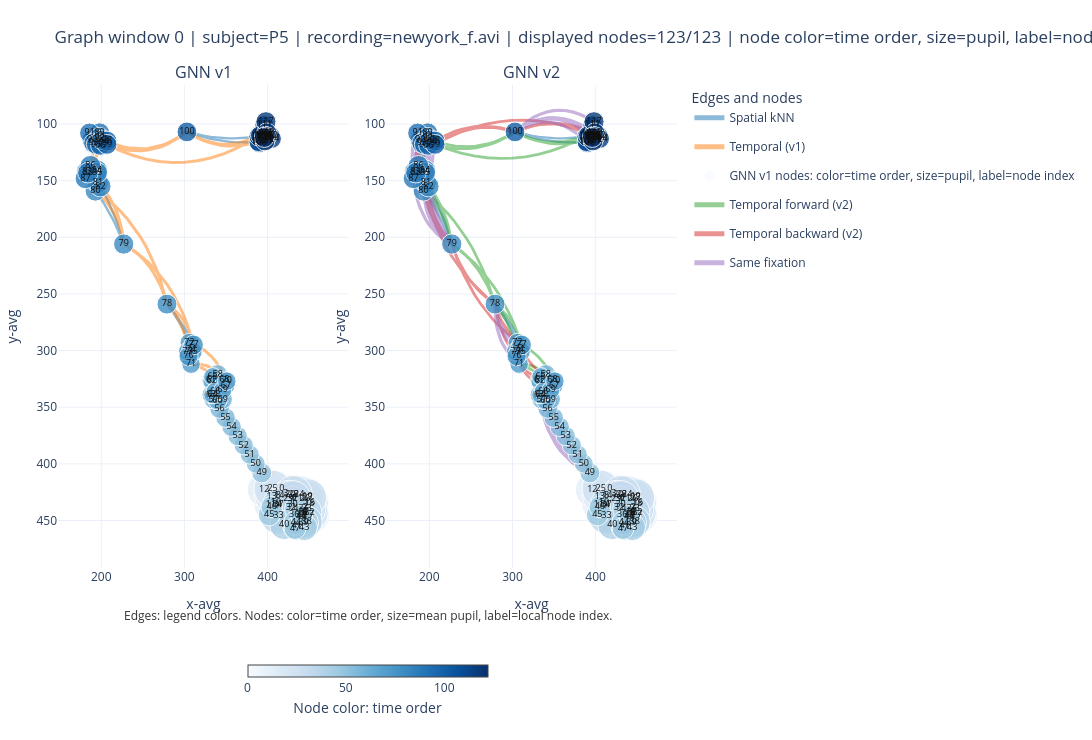

The notebook cell saved with this chart:
### Markdown cell above
## Visualize one window

The default view draws the whole selected shorter visualization window. If you set `MAX_NODES_TO_DRAW`, the notebook displays a contiguous node range, not random nodes; edges are kept only when both endpoints are visible.

### Code cell
selected_graph_index = int(graph_index_widget.value) if graph_index_widget is not None else default_graph_index
selected_node_start = int(node_start_widget.value) if node_start_widget is not None else NODE_START
selected_max_nodes_raw = int(max_nodes_widget.value) if max_nodes_widget is not None else (-1 if MAX_NODES_TO_DRAW is None else int(MAX_NODES_TO_DRAW))
selected_max_nodes = None if selected_max_nodes_raw < 0 else selected_max_nodes_raw

# __getitem__ adds graph.idx, which is useful in titles and downstream batching diagnostics.
graph_v1 = dataset_v1[selected_graph_index]
graph_v2 = dataset_v2[selected_graph_index]
feature_columns = list(dataset_v2.feature_columns)

print(metadata.loc[metadata["graph_index"] == selected_graph_index].to_string(index=False))
print(f"Resolved feature columns: {feature_columns}")

node_indices = displayed_node_indices(graph_v2["node"].num_nodes, selected_node_start, selected_max_nodes)
display(edge_count_table({"GNN v1": graph_v1, "GNN v2": graph_v2}, node_indices, MAX_EDGES_PER_RELATION))

if PLOTLY_AVAILABLE:
    fig = plot_graph_pair_plotly(
        graph_v1,
        graph_v2,
        feature_columns=feature_columns,
        node_start=selected_node_start,
        max_nodes=selected_max_nodes,
        max_edges_per_relation=MAX_EDGES_PER_RELATION,
        invert_y_axis=INVERT_Y_AXIS,
        show_curved_edges=SHOW_CURVED_EDGES,
        show_node_index_labels=SHOW_NODE_INDEX_LABELS,
    )
    fig.show()
else:
    fig = plot_graph_pair_matplotlib(
        graph_v1,
        graph_v2,
        feature_columns=feature_columns,
        node_start=selected_node_start,
        max_nodes=selected_max_nodes,
        max_edges_per_relation=MAX_EDGES_PER_RELATION,
        invert_y_axis=INVERT_Y_AXIS,
        show_curved_edges=SHOW_CURVED_EDGES,
        show_node_index_labels=SHOW_NODE_INDEX_LABELS,
    )
    plt.show()

### Figure 1 — Plotly figure (JSON) as saved in the notebook; plotly's stock layout.template omitted (floating-point values rounded to 4 significant figures; data arrays with more than 128 entries replaced by an {"elided": "..."} marker saying what was removed)
{"data": [{"hoverinfo": "skip", "legendgroup": "spatial", "line": {"color": "#1f77b4", "width": 2.4}, "mode": "lines", "name": "Spatial kNN", "opacity": 0.5, "showlegend": true, "type": "scatter", "x": {"elided": "2352 float values"}, "xaxis": "x", "y": {"elided": "2352 float values"}, "yaxis": "y"}, {"hoverinfo": "skip", "legendgroup": "temporal", "line": {"color": "#ff7f0e", "width": 3}, "mode": "lines", "name": "Temporal (v1)", "opacity": 0.5, "showlegend": true, "type": "scatter", "x": {"elided": "3402 float values"}, "xaxis": "x", "y": {"elided": "3402 float values"}, "yaxis": "y"}, {"customdata": ["node=0<br>x=417.000<br>y=422.000<br>mean pupil=3.584<br>distance=59 cm (594.3 raw)", "node=1<br>x=431.000<br>y=430.500<br>mean pupil=3.608<br>distance=59 cm (594.3 raw)", "node=2<br>x=445.000<br>y=439.000<br>mean pupil=3.626<br>distance=59 cm (594.3 raw)", "node=3<br>x=422.000<br>y=426.000<br>mean pupil=3.625<br>distance=59 cm (594.4 raw)", "node=4<br>x=414.000<br>y=436.000<br>mean pupil=3.639<br>distance=59 cm (594.4 raw)", "node=5<br>x=445.000<br>y=443.000<br>mean pupil=3.666<br>distance=59 cm (594.4 raw)", "node=6<br>x=445.000<br>y=443.000<br>mean pupil=3.701<br>distance=59 cm (594.4 raw)", "node=7<br>x=453.000<br>y=445.000<br>mean pupil=3.658<br>distance=59 cm (594.4 raw)", "node=8<br>x=413.000<br>y=428.000<br>mean pupil=3.637<br>distance=59 cm (594.4 raw)", "node=9<br>x=411.000<br>y=437.000<br>mean pupil=3.601<br>distance=59 cm (594.4 raw)", "node=10<br>x=410.000<br>y=434.000<br>mean pupil=3.613<br>distance=59 cm (594.4 raw)", "node=11<br>x=404.000<br>y=436.000<br>mean pupil=3.590<br>distance=59 cm (594.4 raw)", "node=12<br>x=396.000<br>y=423.000<br>mean pupil=3.586<br>distance=59 cm (594.4 raw)", "node=13<br>x=405.000<br>y=429.000<br>mean pupil=3.595<br>distance=59 cm (594.4 raw)", "node=14<br>x=414.000<br>y=428.000<br>mean pupil=3.644<br>distance=59 cm (594.4 raw)", "node=15<br>x=441.000<br>y=447.000<br>mean pupil=3.689<br>distance=59 cm (594.4 raw)", "node=16<br>x=451.000<br>y=434.000<br>mean pupil=3.718<br>distance=59 cm (594.4 raw)", "node=17<br>x=443.000<br>y=442.000<br>mean pupil=3.721<br>distance=59 cm (594.4 raw)", "node=18<br>x=450.000<br>y=435.000<br>mean pupil=3.718<br>distance=59 cm (594.4 raw)", "node=19<br>x=448.000<br>y=429.000<br>mean pupil=3.699<br>distance=59 cm (594.4 raw)", "node=20<br>x=427.000<br>y=427.000<br>mean pupil=3.698<br>distance=59 cm (594.3 raw)", "node=21<br>x=436.000<br>y=431.000<br>mean pupil=3.712<br>distance=59 cm (594.3 raw)", "node=22<br>x=450.000<br>y=443.000<br>mean pupil=3.733<br>distance=59 cm (594.3 raw)", "node=23<br>x=447.000<br>y=440.000<br>mean pupil=3.729<br>distance=59 cm (594.3 raw)", "node=24<br>x=438.000<br>y=427.000<br>mean pupil=3.686<br>distance=59 cm (594.3 raw)", "node=25<br>x=406.000<br>y=422.000<br>mean pupil=3.688<br>distance=59 cm (594.4 raw)", "node=26<br>x=445.000<br>y=431.000<br>mean pupil=3.695<br>distance=59 cm (594.4 raw)", "node=27<br>x=448.000<br>y=430.000<br>mean pupil=3.723<br>distance=59 cm (594.4 raw)", "node=28<br>x=431.000<br>y=427.000<br>mean pupil=3.703<br>distance=59 cm (594.5 raw)", "node=29<br>x=425.000<br>y=431.000<br>mean pupil=3.689<br>distance=59 cm (594.4 raw)", "node=30<br>x=430.000<br>y=436.000<br>mean pupil=3.676<br>distance=59 cm (594.4 raw)", "node=31<br>x=430.000<br>y=431.000<br>mean pupil=3.670<br>distance=59 cm (594.4 raw)", "node=32<br>x=428.000<br>y=439.000<br>mean pupil=3.647<br>distance=59 cm (594.4 raw)", "node=33<br>x=413.000<br>y=446.000<br>mean pupil=3.645<br>distance=59 cm (594.4 raw)", "node=34<br>x=440.000<br>y=446.000<br>mean pupil=3.635<br>distance=59 cm (594.4 raw)", "node=35<br>x=444.000<br>y=443.000<br>mean pupil=3.623<br>distance=59 cm (594.5 raw)", "node=36<br>x=432.000<br>y=445.000<br>mean pupil=3.562<br>distance=59 cm (594.5 raw)", "node=37<br>x=413.000<br>y=436.000<br>mean pupil=3.529<br>distance=59 cm (594.5 raw)", "node=38<br>x=447.000<br>y=451.000<br>mean pupil=3.495<br>distance=59 cm (594.4 raw)", "node=39<br>x=443.000<br>y=452.000<br>mean pupil=3.470<br>distance=59 cm (594.5 raw)", "node=40<br>x=420.000<br>y=454.000<br>mean pupil=3.432<br>distance=59 cm (594.5 raw)", "node=41<br>x=435.000<br>y=455.000<br>mean pupil=3.394<br>distance=59 cm (594.5 raw)", "node=42<br>x=437.000<br>y=440.000<br>mean pupil=3.379<br>distance=59 cm (594.5 raw)", "node=43<br>x=444.000<br>y=456.000<br>mean pupil=3.347<br>distance=59 cm (594.4 raw)", "node=44<br>x=434.000<br>y=452.000<br>mean pupil=3.285<br>distance=59 cm (594.5 raw)", "node=45<br>x=402.000<br>y=445.000<br>mean pupil=3.210<br>distance=59 cm (594.4 raw)", "node=46<br>x=405.000<br>y=438.000<br>mean pupil=3.193<br>distance=59 cm (594.4 raw)", "node=47<br>x=433.000<br>y=457.000<br>mean pupil=3.205<br>distance=59 cm (594.4 raw)", "node=48<br>x=441.000<br>y=446.000<br>mean pupil=3.195<br>distance=59 cm (594.6 raw)", "node=49<br>x=393.000<br>y=408.000<br>mean pupil=3.144<br>distance=59 cm (594.8 raw)", "node=50<br>x=385.750<br>y=399.875<br>mean pupil=3.111<br>distance=59 cm (594.8 raw)", "node=51<br>x=378.500<br>y=391.750<br>mean pupil=3.115<br>distance=59 cm (594.9 raw)", "node=52<br>x=371.250<br>y=383.625<br>mean pupil=3.118<br>distance=59 cm (594.9 raw)", "node=53<br>x=364.000<br>y=375.500<br>mean pupil=3.122<br>distance=59 cm (594.9 raw)", "node=54<br>x=356.750<br>y=367.375<br>mean pupil=3.126<br>distance=59 cm (594.9 raw)", "node=55<br>x=349.500<br>y=359.250<br>mean pupil=3.129<br>distance=59 cm (595.0 raw)", "node=56<br>x=342.250<br>y=351.125<br>mean pupil=3.133<br>distance=59 cm (595.0 raw)", "node=57<br>x=335.000<br>y=343.000<br>mean pupil=3.123<br>distance=60 cm (595.0 raw)", "node=58<br>x=340.000<br>y=321.000<br>mean pupil=3.126<br>distance=59 cm (594.9 raw)", "node=59<br>x=346.000<br>y=343.000<br>mean pupil=3.124<br>distance=59 cm (594.9 raw)", "node=60<br>x=340.000<br>y=344.000<br>mean pupil=3.109<br>distance=59 cm (594.7 raw)", "node=61<br>x=332.000<br>y=326.000<br>mean pupil=3.085<br>distance=59 cm (594.7 raw)", "node=62<br>x=333.000<br>y=327.000<br>mean pupil=3.070<br>distance=59 cm (594.8 raw)", "node=63<br>x=332.000<br>y=339.000<br>mean pupil=3.081<br>distance=59 cm (594.7 raw)", "node=64<br>x=334.000<br>y=339.000<br>mean pupil=3.074<br>distance=59 cm (594.6 raw)", "node=65<br>x=334.000<br>y=323.000<br>mean pupil=3.061<br>distance=59 cm (594.7 raw)", "node=66<br>x=337.000<br>y=336.000<br>mean pupil=3.051<br>distance=59 cm (594.7 raw)", "node=67<br>x=350.000<br>y=331.000<br>mean pupil=3.054<br>distance=59 cm (594.7 raw)", "node=68<br>x=348.000<br>y=326.000<br>mean pupil=3.073<br>distance=59 cm (594.7 raw)", "node=69<br>x=346.000<br>y=335.000<br>mean pupil=3.079<br>distance=59 cm (594.7 raw)", "node=70<br>x=351.000<br>y=327.000<br>mean pupil=3.096<br>distance=59 cm (594.7 raw)", "node=71<br>x=308.000<br>y=312.000<br>mean pupil=3.095<br>distance=59 cm (594.7 raw)", "node=72<br>x=306.000<br>y=293.000<br>mean pupil=3.103<br>distance=59 cm (594.7 raw)", "node=73<br>x=304.000<br>y=301.000<br>mean pupil=3.102<br>distance=59 cm (594.6 raw)", "node=74<br>x=308.000<br>y=299.000<br>mean pupil=3.103<br>distance=59 cm (594.6 raw)", "node=75<br>x=310.000<br>y=301.000<br>mean pupil=3.109<br>distance=59 cm (594.5 raw)", "node=76<br>x=305.000<br>y=305.000<br>mean pupil=3.117<br>distance=59 cm (594.5 raw)", "node=77<br>x=311.000<br>y=295.000<br>mean pupil=3.131<br>distance=59 cm (594.4 raw)", "node=78<br>x=279.000<br>y=259.000<br>mean pupil=3.141<br>distance=59 cm (594.4 raw)", "node=79<br>x=227.000<br>y=206.000<br>mean pupil=3.152<br>distance=59 cm (594.6 raw)", "node=80<br>x=193.000<br>y=159.000<br>mean pupil=3.163<br>distance=59 cm (594.6 raw)", "node=81<br>x=196.000<br>y=152.000<br>mean pupil=3.177<br>distance=59 cm (594.5 raw)", "node=82<br>x=199.000<br>y=155.000<br>mean pupil=3.181<br>distance=59 cm (594.6 raw)", "node=83<br>x=183.000<br>y=142.000<br>mean pupil=3.177<br>distance=59 cm (594.7 raw)", "node=84<br>x=195.000<br>y=141.000<br>mean pupil=3.174<br>distance=59 cm (594.7 raw)", "node=85<br>x=195.000<br>y=143.000<br>mean pupil=3.170<br>distance=59 cm (594.6 raw)", "node=86<br>x=187.000<br>y=137.000<br>mean pupil=3.170<br>distance=59 cm (594.6 raw)", "node=87<br>x=181.000<br>y=148.000<br>mean pupil=3.162<br>distance=59 cm (594.6 raw)", "node=88<br>x=184.000<br>y=143.000<br>mean pupil=3.163<br>distance=59 cm (594.5 raw)", "node=89<br>x=198.000<br>y=108.000<br>mean pupil=3.154<br>distance=59 cm (594.6 raw)", "node=90<br>x=189.000<br>y=114.000<br>mean pupil=3.147<br>distance=59 cm (594.6 raw)", "node=91<br>x=186.000<br>y=108.000<br>mean pupil=3.142<br>distance=59 cm (594.5 raw)", "node=92<br>x=198.000<br>y=112.000<br>mean pupil=3.145<br>distance=59 cm (594.5 raw)", "node=93<br>x=191.000<br>y=117.000<br>mean pupil=3.149<br>distance=59 cm (594.5 raw)", "node=94<br>x=203.000<br>y=116.000<br>mean pupil=3.141<br>distance=59 cm (594.5 raw)", "node=95<br>x=194.000<br>y=118.000<br>mean pupil=3.137<br>distance=59 cm (594.5 raw)", "node=96<br>x=199.000<br>y=119.000<br>mean pupil=3.131<br>distance=59 cm (594.4 raw)", "node=97<br>x=201.000<br>y=114.000<br>mean pupil=3.131<br>distance=59 cm (594.4 raw)", "node=98<br>x=207.000<br>y=115.000<br>mean pupil=3.136<br>distance=59 cm (594.5 raw)", "node=99<br>x=207.000<br>y=118.000<br>mean pupil=3.137<br>distance=59 cm (594.6 raw)", "node=100<br>x=303.000<br>y=107.000<br>mean pupil=3.134<br>distance=59 cm (594.6 raw)", "node=101<br>x=392.000<br>y=109.000<br>mean pupil=3.125<br>distance=59 cm (594.6 raw)", "node=102<br>x=403.000<br>y=110.000<br>mean pupil=3.120<br>distance=59 cm (594.6 raw)", "node=103<br>x=396.000<br>y=109.000<br>mean pupil=3.106<br>distance=59 cm (594.6 raw)", "node=104<br>x=394.000<br>y=110.000<br>mean pupil=3.097<br>distance=59 cm (594.6 raw)", "node=105<br>x=392.000<br>y=115.000<br>mean pupil=3.103<br>distance=59 cm (594.5 raw)", "node=106<br>x=395.000<br>y=111.000<br>mean pupil=3.110<br>distance=59 cm (594.5 raw)", "node=107<br>x=394.000<br>y=110.000<br>mean pupil=3.110<br>distance=59 cm (594.4 raw)", "node=108<br>x=390.000<br>y=117.000<br>mean pupil=3.107<br>distance=59 cm (594.4 raw)", "node=109<br>x=389.000<br>y=116.000<br>mean pupil=3.108<br>distance=59 cm (594.3 raw)", "node=110<br>x=389.000<br>y=111.000<br>mean pupil=3.113<br>distance=59 cm (594.3 raw)", "node=111<br>x=396.000<br>y=101.000<br>mean pupil=3.106<br>distance=59 cm (594.2 raw)", "node=112<br>x=399.000<br>y=114.000<br>mean pupil=3.114<br>distance=59 cm (594.2 raw)", "node=113<br>x=391.000<br>y=110.000<br>mean pupil=3.117<br>distance=59 cm (594.1 raw)", "node=114<br>x=405.000<br>y=113.000<br>mean pupil=3.120<br>distance=59 cm (594.0 raw)", "node=115<br>x=396.000<br>y=112.000<br>mean pupil=3.118<br>distance=59 cm (593.9 raw)", "node=116<br>x=398.000<br>y=110.000<br>mean pupil=3.133<br>distance=59 cm (593.8 raw)", "node=117<br>x=398.000<br>y=98.000<br>mean pupil=3.146<br>distance=59 cm (593.6 raw)", "node=118<br>x=399.000<br>y=108.000<br>mean pupil=3.150<br>distance=59 cm (593.5 raw)", "node=119<br>x=397.000<br>y=111.000<br>mean pupil=3.138<br>distance=59 cm (593.3 raw)", "node=120<br>x=399.000<br>y=111.000<br>mean pupil=3.133<br>distance=59 cm (593.1 raw)", "node=121<br>x=397.000<br>y=115.000<br>mean pupil=3.134<br>distance=59 cm (593.0 raw)", "node=122<br>x=396.000<br>y=112.000<br>mean pupil=3.137<br>distance=59 cm (592.9 raw)"], "hovertemplate": "%{customdata}<extra></extra>", "legendgroup": "nodes", "marker": {"color": [0, 1, 2, 3, 4, 5, 6, 7, 8, 9, 10, 11, 12, 13, 14, 15, 16, 17, 18, 19, 20, 21, 22, 23, 24, 25, 26, 27, 28, 29, 30, 31, 32, 33, 34, 35, 36, 37, 38, 39, 40, 41, 42, 43, 44, 45, 46, 47, 48, 49, 50, 51, 52, 53, 54, 55, 56, 57, 58, 59, 60, 61, 62, 63, 64, 65, 66, 67, 68, 69, 70, 71, 72, 73, 74, 75, 76, 77, 78, 79, 80, 81, 82, 83, 84, 85, 86, 87, 88, 89, 90, 91, 92, 93, 94, 95, 96, 97, 98, 99, 100, 101, 102, 103, 104, 105, 106, 107, 108, 109, 110, 111, 112, 113, 114, 115, 116, 117, 118, 119, 120, 121, 122], "colorbar": {"len": 0.42, "orientation": "h", "thickness": 12, "title": {"side": "bottom", "text": "Node color: time order"}, "x": 0.5, "xanchor": "center", "y": -0.18, "yanchor": "top"}, "colorscale": [[0, "rgb(247,251,255)"], [0.125, "rgb(222,235,247)"], [0.25, "rgb(198,219,239)"], [0.375, "rgb(158,202,225)"], [0.5, "rgb(107,174,214)"], [0.625, "rgb(66,146,198)"], [0.75, "rgb(33,113,181)"], [0.875, "rgb(8,81,156)"], [1, "rgb(8,48,107)"]], "line": {"color": "white", "width": 1}, "opacity": 0.8, "showscale": false, "size": [33.97, 34.73, 35.31, 35.27, 35.72, 36.58, 37.7, 36.33, 35.67, 34.52, 34.9, 34.17, 34.04, 34.33, 35.87, 37.3, 38.0, 38.0, 38.0, 37.62, 37.59, 38.0, 38.0, 38.0, 37.21, 37.29, 37.5, 38.0, 37.75, 37.31, 36.91, 36.71, 35.98, 35.92, 35.6, 35.23, 33.29, 32.24, 31.15, 30.38, 29.16, 27.97, 27.5, 26.47, 24.53, 22.15, 21.6, 21.99, 21.65, 20.05, 19.01, 19.12, 19.24, 19.35, 19.46, 19.58, 19.69, 19.37, 19.48, 19.42, 18.95, 18.18, 18.0, 18.05, 18.0, 18.0, 18.0, 18.0, 18.0, 18.0, 18.52, 18.49, 18.75, 18.71, 18.75, 18.94, 19.2, 19.65, 19.96, 20.3, 20.65, 21.09, 21.23, 21.1, 20.98, 20.87, 20.86, 20.61, 20.64, 20.35, 20.15, 19.99, 20.08, 20.19, 19.95, 19.84, 19.62, 19.65, 19.79, 19.82, 19.73, 19.44, 19.3, 18.83, 18.57, 18.74, 18.95, 18.96, 18.86, 18.92, 19.05, 18.85, 19.11, 19.2, 19.28, 19.21, 19.71, 20.1, 20.24, 19.85, 19.7, 19.72, 19.83]}, "mode": "markers+text", "name": "GNN v1 nodes: color=time order, size=pupil, label=node index", "showlegend": true, "text": ["0", "1", "2", "3", "4", "5", "6", "7", "8", "9", "10", "11", "12", "13", "14", "15", "16", "17", "18", "19", "20", "21", "22", "23", "24", "25", "26", "27", "28", "29", "30", "31", "32", "33", "34", "35", "36", "37", "38", "39", "40", "41", "42", "43", "44", "45", "46", "47", "48", "49", "50", "51", "52", "53", "54", "55", "56", "57", "58", "59", "60", "61", "62", "63", "64", "65", "66", "67", "68", "69", "70", "71", "72", "73", "74", "75", "76", "77", "78", "79", "80", "81", "82", "83", "84", "85", "86", "87", "88", "89", "90", "91", "92", "93", "94", "95", "96", "97", "98", "99", "100", "101", "102", "103", "104", "105", "106", "107", "108", "109", "110", "111", "112", "113", "114", "115", "116", "117", "118", "119", "120", "121", "122"], "textfont": {"color": "#111111", "size": 9}, "textposition": "middle center", "type": "scatter", "x": [417.0, 431.0, 445.0, 422.0, 414.0, 445.0, 445.0, 453.0, 413.0, 411.0, 410.0, 404.0, 396.0, 405.0, 414.0, 441.0, 451.0, 443.0, 450.0, 448.0, 427.0, 436.0, 450.0, 447.0, 438.0, 406.0, 445.0, 448.0, 431.0, 425.0, 430.0, 430.0, 428.0, 413.0, 440.0, 444.0, 432.0, 413.0, 447.0, 443.0, 420.0, 435.0, 437.0, 444.0, 434.0, 402.0, 405.0, 433.0, 441.0, 393.0, 385.8, 378.5, 371.2, 364.0, 356.8, 349.5, 342.2, 335.0, 340.0, 346.0, 340.0, 332.0, 333.0, 332.0, 334.0, 334.0, 337.0, 350.0, 348.0, 346.0, 351.0, 308.0, 306.0, 304.0, 308.0, 310.0, 305.0, 311.0, 279.0, 227.0, 193.0, 196.0, 199.0, 183.0, 195.0, 195.0, 187.0, 181.0, 184.0, 198.0, 189.0, 186.0, 198.0, 191.0, 203.0, 194.0, 199.0, 201.0, 207.0, 207.0, 303.0, 392.0, 403.0, 396.0, 394.0, 392.0, 395.0, 394.0, 390.0, 389.0, 389.0, 396.0, 399.0, 391.0, 405.0, 396.0, 398.0, 398.0, 399.0, 397.0, 399.0, 397.0, 396.0], "xaxis": "x", "y": [422.0, 430.5, 439.0, 426.0, 436.0, 443.0, 443.0, 445.0, 428.0, 437.0, 434.0, 436.0, 423.0, 429.0, 428.0, 447.0, 434.0, 442.0, 435.0, 429.0, 427.0, 431.0, 443.0, 440.0, 427.0, 422.0, 431.0, 430.0, 427.0, 431.0, 436.0, 431.0, 439.0, 446.0, 446.0, 443.0, 445.0, 436.0, 451.0, 452.0, 454.0, 455.0, 440.0, 456.0, 452.0, 445.0, 438.0, 457.0, 446.0, 408.0, 399.9, 391.8, 383.6, 375.5, 367.4, 359.2, 351.1, 343.0, 321.0, 343.0, 344.0, 326.0, 327.0, 339.0, 339.0, 323.0, 336.0, 331.0, 326.0, 335.0, 327.0, 312.0, 293.0, 301.0, 299.0, 301.0, 305.0, 295.0, 259.0, 206.0, 159.0, 152.0, 155.0, 142.0, 141.0, 143.0, 137.0, 148.0, 143.0, 108.0, 114.0, 108.0, 112.0, 117.0, 116.0, 118.0, 119.0, 114.0, 115.0, 118.0, 107.0, 109.0, 110.0, 109.0, 110.0, 115.0, 111.0, 110.0, 117.0, 116.0, 111.0, 101.0, 114.0, 110.0, 113.0, 112.0, 110.0, 98.0, 108.0, 111.0, 111.0, 115.0, 112.0], "yaxis": "y"}, {"hoverinfo": "skip", "legendgroup": "spatial", "line": {"color": "#1f77b4", "width": 2.4}, "mode": "lines", "name": "Spatial kNN", "opacity": 0.5, "showlegend": false, "type": "scatter", "x": {"elided": "2352 float values"}, "xaxis": "x2", "y": {"elided": "2352 float values"}, "yaxis": "y2"}, {"hoverinfo": "skip", "legendgroup": "temporal_forward", "line": {"color": "#2ca02c", "width": 2.8}, "mode": "lines", "name": "Temporal forward (v2)", "opacity": 0.5, "showlegend": true, "type": "scatter", "x": {"elided": "3402 float values"}, "xaxis": "x2", "y": {"elided": "3402 float values"}, "yaxis": "y2"}, {"hoverinfo": "skip", "legendgroup": "temporal_backward", "line": {"color": "#d62728", "width": 2.8}, "mode": "lines", "name": "Temporal backward (v2)", "opacity": 0.5, "showlegend": true, "type": "scatter", "x": {"elided": "3402 float values"}, "xaxis": "x2", "y": {"elided": "3402 float values"}, "yaxis": "y2"}, {"hoverinfo": "skip", "legendgroup": "fixation", "line": {"color": "#9467bd", "width": 3.2}, "mode": "lines", "name": "Same fixation", "opacity": 0.5, "showlegend": true, "type": "scatter", "x": {"elided": "4914 float values"}, "xaxis": "x2", "y": {"elided": "4914 float values"}, "yaxis": "y2"}, {"customdata": ["node=0<br>x=417.000<br>y=422.000<br>mean pupil=3.584<br>distance=59 cm (594.3 raw)", "node=1<br>x=431.000<br>y=430.500<br>mean pupil=3.608<br>distance=59 cm (594.3 raw)", "node=2<br>x=445.000<br>y=439.000<br>mean pupil=3.626<br>distance=59 cm (594.3 raw)", "node=3<br>x=422.000<br>y=426.000<br>mean pupil=3.625<br>distance=59 cm (594.4 raw)", "node=4<br>x=414.000<br>y=436.000<br>mean pupil=3.639<br>distance=59 cm (594.4 raw)", "node=5<br>x=445.000<br>y=443.000<br>mean pupil=3.666<br>distance=59 cm (594.4 raw)", "node=6<br>x=445.000<br>y=443.000<br>mean pupil=3.701<br>distance=59 cm (594.4 raw)", "node=7<br>x=453.000<br>y=445.000<br>mean pupil=3.658<br>distance=59 cm (594.4 raw)", "node=8<br>x=413.000<br>y=428.000<br>mean pupil=3.637<br>distance=59 cm (594.4 raw)", "node=9<br>x=411.000<br>y=437.000<br>mean pupil=3.601<br>distance=59 cm (594.4 raw)", "node=10<br>x=410.000<br>y=434.000<br>mean pupil=3.613<br>distance=59 cm (594.4 raw)", "node=11<br>x=404.000<br>y=436.000<br>mean pupil=3.590<br>distance=59 cm (594.4 raw)", "node=12<br>x=396.000<br>y=423.000<br>mean pupil=3.586<br>distance=59 cm (594.4 raw)", "node=13<br>x=405.000<br>y=429.000<br>mean pupil=3.595<br>distance=59 cm (594.4 raw)", "node=14<br>x=414.000<br>y=428.000<br>mean pupil=3.644<br>distance=59 cm (594.4 raw)", "node=15<br>x=441.000<br>y=447.000<br>mean pupil=3.689<br>distance=59 cm (594.4 raw)", "node=16<br>x=451.000<br>y=434.000<br>mean pupil=3.718<br>distance=59 cm (594.4 raw)", "node=17<br>x=443.000<br>y=442.000<br>mean pupil=3.721<br>distance=59 cm (594.4 raw)", "node=18<br>x=450.000<br>y=435.000<br>mean pupil=3.718<br>distance=59 cm (594.4 raw)", "node=19<br>x=448.000<br>y=429.000<br>mean pupil=3.699<br>distance=59 cm (594.4 raw)", "node=20<br>x=427.000<br>y=427.000<br>mean pupil=3.698<br>distance=59 cm (594.3 raw)", "node=21<br>x=436.000<br>y=431.000<br>mean pupil=3.712<br>distance=59 cm (594.3 raw)", "node=22<br>x=450.000<br>y=443.000<br>mean pupil=3.733<br>distance=59 cm (594.3 raw)", "node=23<br>x=447.000<br>y=440.000<br>mean pupil=3.729<br>distance=59 cm (594.3 raw)", "node=24<br>x=438.000<br>y=427.000<br>mean pupil=3.686<br>distance=59 cm (594.3 raw)", "node=25<br>x=406.000<br>y=422.000<br>mean pupil=3.688<br>distance=59 cm (594.4 raw)", "node=26<br>x=445.000<br>y=431.000<br>mean pupil=3.695<br>distance=59 cm (594.4 raw)", "node=27<br>x=448.000<br>y=430.000<br>mean pupil=3.723<br>distance=59 cm (594.4 raw)", "node=28<br>x=431.000<br>y=427.000<br>mean pupil=3.703<br>distance=59 cm (594.5 raw)", "node=29<br>x=425.000<br>y=431.000<br>mean pupil=3.689<br>distance=59 cm (594.4 raw)", "node=30<br>x=430.000<br>y=436.000<br>mean pupil=3.676<br>distance=59 cm (594.4 raw)", "node=31<br>x=430.000<br>y=431.000<br>mean pupil=3.670<br>distance=59 cm (594.4 raw)", "node=32<br>x=428.000<br>y=439.000<br>mean pupil=3.647<br>distance=59 cm (594.4 raw)", "node=33<br>x=413.000<br>y=446.000<br>mean pupil=3.645<br>distance=59 cm (594.4 raw)", "node=34<br>x=440.000<br>y=446.000<br>mean pupil=3.635<br>distance=59 cm (594.4 raw)", "node=35<br>x=444.000<br>y=443.000<br>mean pupil=3.623<br>distance=59 cm (594.5 raw)", "node=36<br>x=432.000<br>y=445.000<br>mean pupil=3.562<br>distance=59 cm (594.5 raw)", "node=37<br>x=413.000<br>y=436.000<br>mean pupil=3.529<br>distance=59 cm (594.5 raw)", "node=38<br>x=447.000<br>y=451.000<br>mean pupil=3.495<br>distance=59 cm (594.4 raw)", "node=39<br>x=443.000<br>y=452.000<br>mean pupil=3.470<br>distance=59 cm (594.5 raw)", "node=40<br>x=420.000<br>y=454.000<br>mean pupil=3.432<br>distance=59 cm (594.5 raw)", "node=41<br>x=435.000<br>y=455.000<br>mean pupil=3.394<br>distance=59 cm (594.5 raw)", "node=42<br>x=437.000<br>y=440.000<br>mean pupil=3.379<br>distance=59 cm (594.5 raw)", "node=43<br>x=444.000<br>y=456.000<br>mean pupil=3.347<br>distance=59 cm (594.4 raw)", "node=44<br>x=434.000<br>y=452.000<br>mean pupil=3.285<br>distance=59 cm (594.5 raw)", "node=45<br>x=402.000<br>y=445.000<br>mean pupil=3.210<br>distance=59 cm (594.4 raw)", "node=46<br>x=405.000<br>y=438.000<br>mean pupil=3.193<br>distance=59 cm (594.4 raw)", "node=47<br>x=433.000<br>y=457.000<br>mean pupil=3.205<br>distance=59 cm (594.4 raw)", "node=48<br>x=441.000<br>y=446.000<br>mean pupil=3.195<br>distance=59 cm (594.6 raw)", "node=49<br>x=393.000<br>y=408.000<br>mean pupil=3.144<br>distance=59 cm (594.8 raw)", "node=50<br>x=385.750<br>y=399.875<br>mean pupil=3.111<br>distance=59 cm (594.8 raw)", "node=51<br>x=378.500<br>y=391.750<br>mean pupil=3.115<br>distance=59 cm (594.9 raw)", "node=52<br>x=371.250<br>y=383.625<br>mean pupil=3.118<br>distance=59 cm (594.9 raw)", "node=53<br>x=364.000<br>y=375.500<br>mean pupil=3.122<br>distance=59 cm (594.9 raw)", "node=54<br>x=356.750<br>y=367.375<br>mean pupil=3.126<br>distance=59 cm (594.9 raw)", "node=55<br>x=349.500<br>y=359.250<br>mean pupil=3.129<br>distance=59 cm (595.0 raw)", "node=56<br>x=342.250<br>y=351.125<br>mean pupil=3.133<br>distance=59 cm (595.0 raw)", "node=57<br>x=335.000<br>y=343.000<br>mean pupil=3.123<br>distance=60 cm (595.0 raw)", "node=58<br>x=340.000<br>y=321.000<br>mean pupil=3.126<br>distance=59 cm (594.9 raw)", "node=59<br>x=346.000<br>y=343.000<br>mean pupil=3.124<br>distance=59 cm (594.9 raw)", "node=60<br>x=340.000<br>y=344.000<br>mean pupil=3.109<br>distance=59 cm (594.7 raw)", "node=61<br>x=332.000<br>y=326.000<br>mean pupil=3.085<br>distance=59 cm (594.7 raw)", "node=62<br>x=333.000<br>y=327.000<br>mean pupil=3.070<br>distance=59 cm (594.8 raw)", "node=63<br>x=332.000<br>y=339.000<br>mean pupil=3.081<br>distance=59 cm (594.7 raw)", "node=64<br>x=334.000<br>y=339.000<br>mean pupil=3.074<br>distance=59 cm (594.6 raw)", "node=65<br>x=334.000<br>y=323.000<br>mean pupil=3.061<br>distance=59 cm (594.7 raw)", "node=66<br>x=337.000<br>y=336.000<br>mean pupil=3.051<br>distance=59 cm (594.7 raw)", "node=67<br>x=350.000<br>y=331.000<br>mean pupil=3.054<br>distance=59 cm (594.7 raw)", "node=68<br>x=348.000<br>y=326.000<br>mean pupil=3.073<br>distance=59 cm (594.7 raw)", "node=69<br>x=346.000<br>y=335.000<br>mean pupil=3.079<br>distance=59 cm (594.7 raw)", "node=70<br>x=351.000<br>y=327.000<br>mean pupil=3.096<br>distance=59 cm (594.7 raw)", "node=71<br>x=308.000<br>y=312.000<br>mean pupil=3.095<br>distance=59 cm (594.7 raw)", "node=72<br>x=306.000<br>y=293.000<br>mean pupil=3.103<br>distance=59 cm (594.7 raw)", "node=73<br>x=304.000<br>y=301.000<br>mean pupil=3.102<br>distance=59 cm (594.6 raw)", "node=74<br>x=308.000<br>y=299.000<br>mean pupil=3.103<br>distance=59 cm (594.6 raw)", "node=75<br>x=310.000<br>y=301.000<br>mean pupil=3.109<br>distance=59 cm (594.5 raw)", "node=76<br>x=305.000<br>y=305.000<br>mean pupil=3.117<br>distance=59 cm (594.5 raw)", "node=77<br>x=311.000<br>y=295.000<br>mean pupil=3.131<br>distance=59 cm (594.4 raw)", "node=78<br>x=279.000<br>y=259.000<br>mean pupil=3.141<br>distance=59 cm (594.4 raw)", "node=79<br>x=227.000<br>y=206.000<br>mean pupil=3.152<br>distance=59 cm (594.6 raw)", "node=80<br>x=193.000<br>y=159.000<br>mean pupil=3.163<br>distance=59 cm (594.6 raw)", "node=81<br>x=196.000<br>y=152.000<br>mean pupil=3.177<br>distance=59 cm (594.5 raw)", "node=82<br>x=199.000<br>y=155.000<br>mean pupil=3.181<br>distance=59 cm (594.6 raw)", "node=83<br>x=183.000<br>y=142.000<br>mean pupil=3.177<br>distance=59 cm (594.7 raw)", "node=84<br>x=195.000<br>y=141.000<br>mean pupil=3.174<br>distance=59 cm (594.7 raw)", "node=85<br>x=195.000<br>y=143.000<br>mean pupil=3.170<br>distance=59 cm (594.6 raw)", "node=86<br>x=187.000<br>y=137.000<br>mean pupil=3.170<br>distance=59 cm (594.6 raw)", "node=87<br>x=181.000<br>y=148.000<br>mean pupil=3.162<br>distance=59 cm (594.6 raw)", "node=88<br>x=184.000<br>y=143.000<br>mean pupil=3.163<br>distance=59 cm (594.5 raw)", "node=89<br>x=198.000<br>y=108.000<br>mean pupil=3.154<br>distance=59 cm (594.6 raw)", "node=90<br>x=189.000<br>y=114.000<br>mean pupil=3.147<br>distance=59 cm (594.6 raw)", "node=91<br>x=186.000<br>y=108.000<br>mean pupil=3.142<br>distance=59 cm (594.5 raw)", "node=92<br>x=198.000<br>y=112.000<br>mean pupil=3.145<br>distance=59 cm (594.5 raw)", "node=93<br>x=191.000<br>y=117.000<br>mean pupil=3.149<br>distance=59 cm (594.5 raw)", "node=94<br>x=203.000<br>y=116.000<br>mean pupil=3.141<br>distance=59 cm (594.5 raw)", "node=95<br>x=194.000<br>y=118.000<br>mean pupil=3.137<br>distance=59 cm (594.5 raw)", "node=96<br>x=199.000<br>y=119.000<br>mean pupil=3.131<br>distance=59 cm (594.4 raw)", "node=97<br>x=201.000<br>y=114.000<br>mean pupil=3.131<br>distance=59 cm (594.4 raw)", "node=98<br>x=207.000<br>y=115.000<br>mean pupil=3.136<br>distance=59 cm (594.5 raw)", "node=99<br>x=207.000<br>y=118.000<br>mean pupil=3.137<br>distance=59 cm (594.6 raw)", "node=100<br>x=303.000<br>y=107.000<br>mean pupil=3.134<br>distance=59 cm (594.6 raw)", "node=101<br>x=392.000<br>y=109.000<br>mean pupil=3.125<br>distance=59 cm (594.6 raw)", "node=102<br>x=403.000<br>y=110.000<br>mean pupil=3.120<br>distance=59 cm (594.6 raw)", "node=103<br>x=396.000<br>y=109.000<br>mean pupil=3.106<br>distance=59 cm (594.6 raw)", "node=104<br>x=394.000<br>y=110.000<br>mean pupil=3.097<br>distance=59 cm (594.6 raw)", "node=105<br>x=392.000<br>y=115.000<br>mean pupil=3.103<br>distance=59 cm (594.5 raw)", "node=106<br>x=395.000<br>y=111.000<br>mean pupil=3.110<br>distance=59 cm (594.5 raw)", "node=107<br>x=394.000<br>y=110.000<br>mean pupil=3.110<br>distance=59 cm (594.4 raw)", "node=108<br>x=390.000<br>y=117.000<br>mean pupil=3.107<br>distance=59 cm (594.4 raw)", "node=109<br>x=389.000<br>y=116.000<br>mean pupil=3.108<br>distance=59 cm (594.3 raw)", "node=110<br>x=389.000<br>y=111.000<br>mean pupil=3.113<br>distance=59 cm (594.3 raw)", "node=111<br>x=396.000<br>y=101.000<br>mean pupil=3.106<br>distance=59 cm (594.2 raw)", "node=112<br>x=399.000<br>y=114.000<br>mean pupil=3.114<br>distance=59 cm (594.2 raw)", "node=113<br>x=391.000<br>y=110.000<br>mean pupil=3.117<br>distance=59 cm (594.1 raw)", "node=114<br>x=405.000<br>y=113.000<br>mean pupil=3.120<br>distance=59 cm (594.0 raw)", "node=115<br>x=396.000<br>y=112.000<br>mean pupil=3.118<br>distance=59 cm (593.9 raw)", "node=116<br>x=398.000<br>y=110.000<br>mean pupil=3.133<br>distance=59 cm (593.8 raw)", "node=117<br>x=398.000<br>y=98.000<br>mean pupil=3.146<br>distance=59 cm (593.6 raw)", "node=118<br>x=399.000<br>y=108.000<br>mean pupil=3.150<br>distance=59 cm (593.5 raw)", "node=119<br>x=397.000<br>y=111.000<br>mean pupil=3.138<br>distance=59 cm (593.3 raw)", "node=120<br>x=399.000<br>y=111.000<br>mean pupil=3.133<br>distance=59 cm (593.1 raw)", "node=121<br>x=397.000<br>y=115.000<br>mean pupil=3.134<br>distance=59 cm (593.0 raw)", "node=122<br>x=396.000<br>y=112.000<br>mean pupil=3.137<br>distance=59 cm (592.9 raw)"], "hovertemplate": "%{customdata}<extra></extra>", "legendgroup": "nodes", "marker": {"color": [0, 1, 2, 3, 4, 5, 6, 7, 8, 9, 10, 11, 12, 13, 14, 15, 16, 17, 18, 19, 20, 21, 22, 23, 24, 25, 26, 27, 28, 29, 30, 31, 32, 33, 34, 35, 36, 37, 38, 39, 40, 41, 42, 43, 44, 45, 46, 47, 48, 49, 50, 51, 52, 53, 54, 55, 56, 57, 58, 59, 60, 61, 62, 63, 64, 65, 66, 67, 68, 69, 70, 71, 72, 73, 74, 75, 76, 77, 78, 79, 80, 81, 82, 83, 84, 85, 86, 87, 88, 89, 90, 91, 92, 93, 94, 95, 96, 97, 98, 99, 100, 101, 102, 103, 104, 105, 106, 107, 108, 109, 110, 111, 112, 113, 114, 115, 116, 117, 118, 119, 120, 121, 122], "colorbar": {"len": 0.42, "orientation": "h", "thickness": 12, "title": {"side": "bottom", "text": "Node color: time order"}, "x": 0.5, "xanchor": "center", "y": -0.18, "yanchor": "top"}, "colorscale": [[0, "rgb(247,251,255)"], [0.125, "rgb(222,235,247)"], [0.25, "rgb(198,219,239)"], [0.375, "rgb(158,202,225)"], [0.5, "rgb(107,174,214)"], [0.625, "rgb(66,146,198)"], [0.75, "rgb(33,113,181)"], [0.875, "rgb(8,81,156)"], [1, "rgb(8,48,107)"]], "line": {"color": "white", "width": 1}, "opacity": 0.8, "showscale": true, "size": [33.97, 34.73, 35.31, 35.27, 35.72, 36.58, 37.7, 36.33, 35.67, 34.52, 34.9, 34.17, 34.04, 34.33, 35.87, 37.3, 38.0, 38.0, 38.0, 37.62, 37.59, 38.0, 38.0, 38.0, 37.21, 37.29, 37.5, 38.0, 37.75, 37.31, 36.91, 36.71, 35.98, 35.92, 35.6, 35.23, 33.29, 32.24, 31.15, 30.38, 29.16, 27.97, 27.5, 26.47, 24.53, 22.15, 21.6, 21.99, 21.65, 20.05, 19.01, 19.12, 19.24, 19.35, 19.46, 19.58, 19.69, 19.37, 19.48, 19.42, 18.95, 18.18, 18.0, 18.05, 18.0, 18.0, 18.0, 18.0, 18.0, 18.0, 18.52, 18.49, 18.75, 18.71, 18.75, 18.94, 19.2, 19.65, 19.96, 20.3, 20.65, 21.09, 21.23, 21.1, 20.98, 20.87, 20.86, 20.61, 20.64, 20.35, 20.15, 19.99, 20.08, 20.19, 19.95, 19.84, 19.62, 19.65, 19.79, 19.82, 19.73, 19.44, 19.3, 18.83, 18.57, 18.74, 18.95, 18.96, 18.86, 18.92, 19.05, 18.85, 19.11, 19.2, 19.28, 19.21, 19.71, 20.1, 20.24, 19.85, 19.7, 19.72, 19.83]}, "mode": "markers+text", "name": "GNN v2 nodes: color=time order, size=pupil, label=node index", "showlegend": false, "text": ["0", "1", "2", "3", "4", "5", "6", "7", "8", "9", "10", "11", "12", "13", "14", "15", "16", "17", "18", "19", "20", "21", "22", "23", "24", "25", "26", "27", "28", "29", "30", "31", "32", "33", "34", "35", "36", "37", "38", "39", "40", "41", "42", "43", "44", "45", "46", "47", "48", "49", "50", "51", "52", "53", "54", "55", "56", "57", "58", "59", "60", "61", "62", "63", "64", "65", "66", "67", "68", "69", "70", "71", "72", "73", "74", "75", "76", "77", "78", "79", "80", "81", "82", "83", "84", "85", "86", "87", "88", "89", "90", "91", "92", "93", "94", "95", "96", "97", "98", "99", "100", "101", "102", "103", "104", "105", "106", "107", "108", "109", "110", "111", "112", "113", "114", "115", "116", "117", "118", "119", "120", "121", "122"], "textfont": {"color": "#111111", "size": 9}, "textposition": "middle center", "type": "scatter", "x": [417.0, 431.0, 445.0, 422.0, 414.0, 445.0, 445.0, 453.0, 413.0, 411.0, 410.0, 404.0, 396.0, 405.0, 414.0, 441.0, 451.0, 443.0, 450.0, 448.0, 427.0, 436.0, 450.0, 447.0, 438.0, 406.0, 445.0, 448.0, 431.0, 425.0, 430.0, 430.0, 428.0, 413.0, 440.0, 444.0, 432.0, 413.0, 447.0, 443.0, 420.0, 435.0, 437.0, 444.0, 434.0, 402.0, 405.0, 433.0, 441.0, 393.0, 385.8, 378.5, 371.2, 364.0, 356.8, 349.5, 342.2, 335.0, 340.0, 346.0, 340.0, 332.0, 333.0, 332.0, 334.0, 334.0, 337.0, 350.0, 348.0, 346.0, 351.0, 308.0, 306.0, 304.0, 308.0, 310.0, 305.0, 311.0, 279.0, 227.0, 193.0, 196.0, 199.0, 183.0, 195.0, 195.0, 187.0, 181.0, 184.0, 198.0, 189.0, 186.0, 198.0, 191.0, 203.0, 194.0, 199.0, 201.0, 207.0, 207.0, 303.0, 392.0, 403.0, 396.0, 394.0, 392.0, 395.0, 394.0, 390.0, 389.0, 389.0, 396.0, 399.0, 391.0, 405.0, 396.0, 398.0, 398.0, 399.0, 397.0, 399.0, 397.0, 396.0], "xaxis": "x2", "y": [422.0, 430.5, 439.0, 426.0, 436.0, 443.0, 443.0, 445.0, 428.0, 437.0, 434.0, 436.0, 423.0, 429.0, 428.0, 447.0, 434.0, 442.0, 435.0, 429.0, 427.0, 431.0, 443.0, 440.0, 427.0, 422.0, 431.0, 430.0, 427.0, 431.0, 436.0, 431.0, 439.0, 446.0, 446.0, 443.0, 445.0, 436.0, 451.0, 452.0, 454.0, 455.0, 440.0, 456.0, 452.0, 445.0, 438.0, 457.0, 446.0, 408.0, 399.9, 391.8, 383.6, 375.5, 367.4, 359.2, 351.1, 343.0, 321.0, 343.0, 344.0, 326.0, 327.0, 339.0, 339.0, 323.0, 336.0, 331.0, 326.0, 335.0, 327.0, 312.0, 293.0, 301.0, 299.0, 301.0, 305.0, 295.0, 259.0, 206.0, 159.0, 152.0, 155.0, 142.0, 141.0, 143.0, 137.0, 148.0, 143.0, 108.0, 114.0, 108.0, 112.0, 117.0, 116.0, 118.0, 119.0, 114.0, 115.0, 118.0, 107.0, 109.0, 110.0, 109.0, 110.0, 115.0, 111.0, 110.0, 117.0, 116.0, 111.0, 101.0, 114.0, 110.0, 113.0, 112.0, 110.0, 98.0, 108.0, 111.0, 111.0, 115.0, 112.0], "yaxis": "y2"}], "layout": {"annotations": [{"font": {"size": 16}, "showarrow": false, "text": "GNN v1", "x": 0.235, "xanchor": "center", "xref": "paper", "y": 1, "yanchor": "bottom", "yref": "paper"}, {"font": {"size": 16}, "showarrow": false, "text": "GNN v2", "x": 0.765, "xanchor": "center", "xref": "paper", "y": 1, "yanchor": "bottom", "yref": "paper"}, {"font": {"color": "#333333", "size": 12}, "showarrow": false, "text": "Edges: legend colors. Nodes: color=time order, size=mean pupil, label=local node index.", "x": 0.5, "xref": "paper", "y": -0.12, "yref": "paper"}], "height": 740, "hovermode": "closest", "legend": {"itemsizing": "constant", "orientation": "v", "title": {"text": "Edges and nodes"}, "x": 1.02, "xanchor": "left", "y": 1, "yanchor": "top"}, "margin": {"b": 120, "l": 55, "r": 270, "t": 85}, "title": {"text": "Graph window 0 | subject=P5 | recording=newyork_f.avi | displayed nodes=123/123 | node color=time order, size=pupil, label=node index"}, "width": 1400, "xaxis": {"anchor": "y", "domain": [0, 0.47], "title": {"text": "x-avg"}}, "xaxis2": {"anchor": "y2", "domain": [0.53, 1], "title": {"text": "x-avg"}}, "yaxis": {"anchor": "x", "autorange": "reversed", "domain": [0, 1], "title": {"text": "y-avg"}}, "yaxis2": {"anchor": "x2", "autorange": "reversed", "domain": [0, 1], "title": {"text": "y-avg"}}}}
